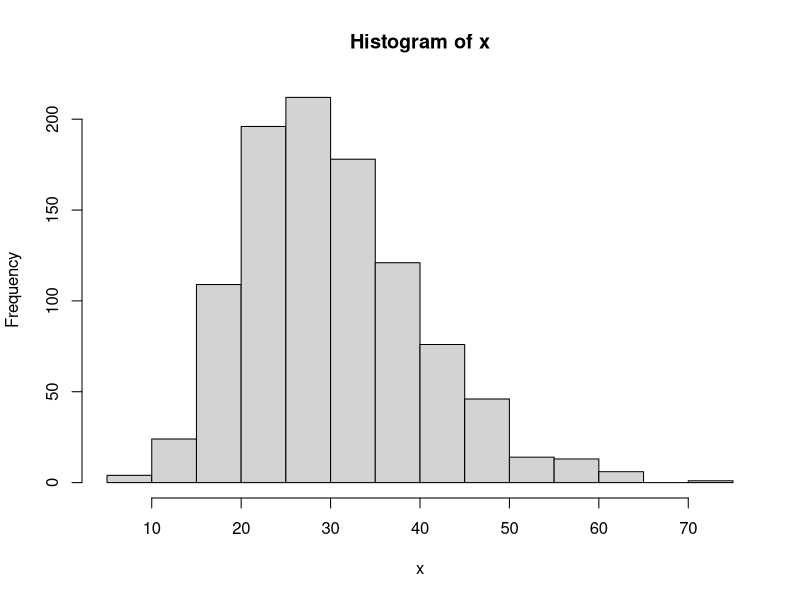
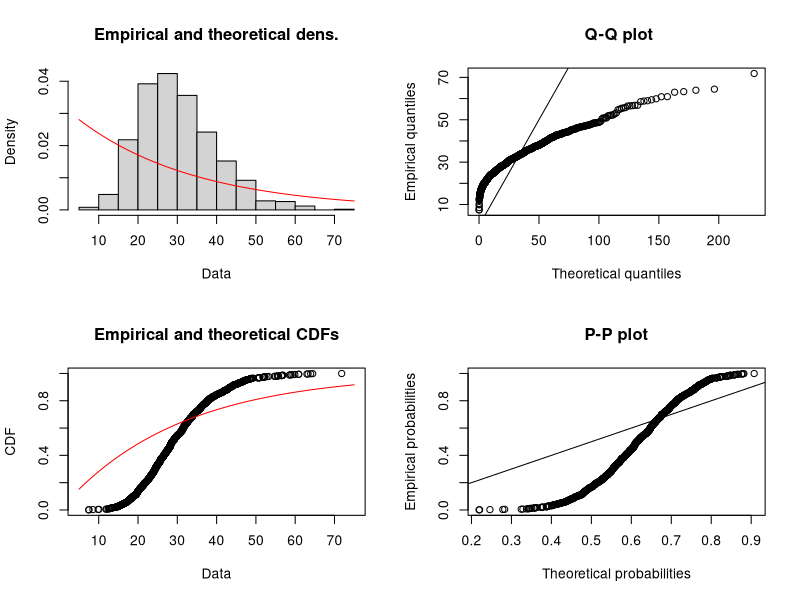

These charts were generated, in order, by the following R code:
install.packages("zoo")
install.packages("fitdistrplus")
library("fitdistrplus")
library("zoo")
# Ejercicio 1
num_muestras = 1000
# forma: alfa , escala: beta
x <- rgamma(num_muestras, shape = 10, scale = 3)
x <- x + rnorm(length(x), mean = 0, sd = .1)

bj <- hist(x, breaks=20, include.lowest = FALSE, right = FALSE)
# puntos de quiebre
bj$breaks

#valor de la funcion acumulada teorica (Gamma(10,3) en los puntos de quiebre del histograma)
b_cdf <- pgamma(bj$breaks, shape = 10, scale = 3)

#area acumulada bajo el rectangulo
#proporcion
pj <- rollapply(b_cdf, 2, function(x) x[2] - x[1])


Nj <- bj$counts


# encontrando el estimador
a = ((Nj - num_muestras*pj)^2)/(num_muestras*pj)
estimador <- sum(a)

# cuantos se observaron y cuanto se esperaba
# se Reescala las probabilidades
chisq.test(bj$counts,p=pj, rescale.p = TRUE)

# !!! LIMITE DE LA REGION DE RECHAZO
qchisq(0.95,df = length(bj$breaks)-1)


# 3
fit.gamma <- fitdist(x,distr = "exp", method = "mle")
summary(fit.gamma)
plot(fit.gamma)
